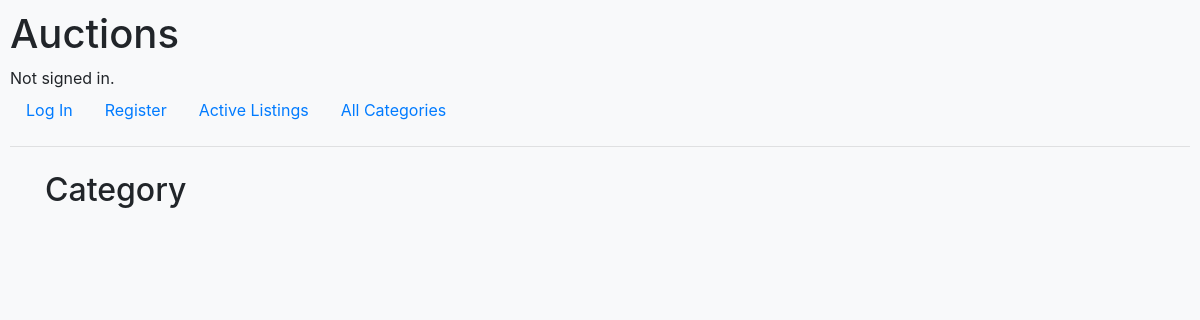
The app's page /category/, older data.
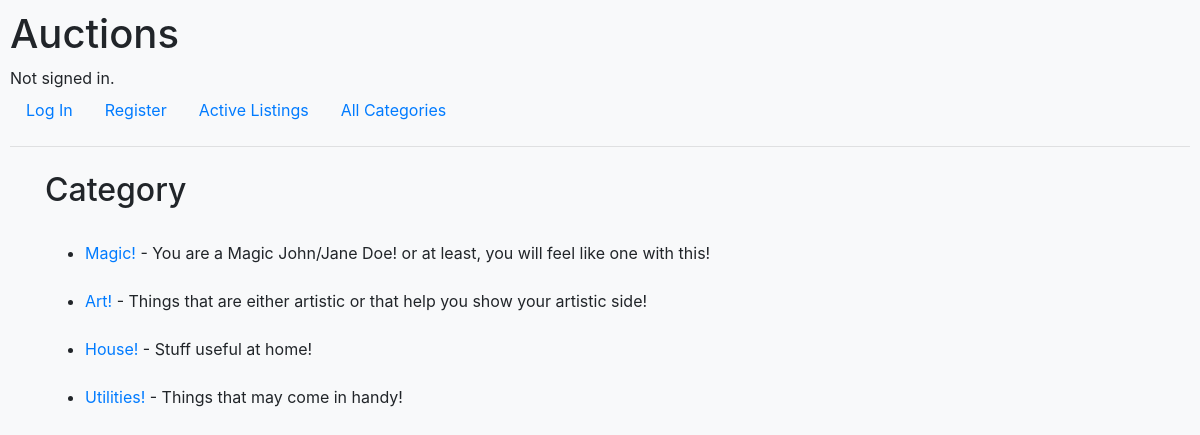
The same page, newer data.
### auctions/models.py (models this page shows, shortened)
class category(models.Model):
    title = models.CharField( max_length=75)
    auction = models.ManyToManyField(listings,related_name="category", blank=True)
    description = models.TextField(null=False, blank=True)

### auctions/views.py (the view)
# urls.py: path("category/", views.categories,name="categories"),
def categories(request):
    listing=category.objects.all()
    return render(request, "auctions/categories.html",{"listings":listing})

### auctions/templates/auctions/categories.html
{% extends "auctions/layout.html" %}
{% block body %}
<section class="py-2 container">
    <h2>Category</h2>
    <ul>
        {% for auction in listings %}
        <br>
        <li><a href= "{{auction.id}}"> {{auction.title}}</a> - {{auction.description}}</li>
            {% endfor%}
    </ul>
</section>
{% endblock %}

### auctions/templates/auctions/layout.html (shortened to what this page needs)
{% load static %}
<!DOCTYPE html>
<html lang="en">
    <head>
        <link rel="stylesheet" href="https://stackpath.bootstrapcdn.com/bootstrap/4.4.1/css/bootstrap.min.css">
        <link href="{% static 'auctions/styles.css' %}" rel="stylesheet">
    </head>
    <body class="bg-light" >
        <div >
        <h1>Auctions</h1>
        <div>
            {% if user.is_authenticated %}
                Signed in as <strong>{{ user.username }}</strong>.
            {% else %}
                Not signed in.
            {% endif %}
        </div>
        <ul class="nav">
            {% if user.is_authenticated %}
                <li class="nav-item">
                    <a class="nav-link" href="{% url 'logout' %}">Log Out</a>
                </li>
                <li class="nav-item">
                    <a class="nav-link" href="{% url 'watchlist' %}">Your Watchlist </a>
                </li>
                <li class="nav-item">
                    <a class="nav-link" href="{% url 'new' %}">Create a new Listing</a>
                </li>
            {% else %}
                <li class="nav-item">
                    <a class="nav-link" href="{% url 'login' %}">Log In</a>
                </li>
                <li class="nav-item">
                    <a class="nav-link" href="{% url 'register' %}">Register</a>
                </li>
            {% endif %}
            <li class="nav-item">
                <a class="nav-link" href="{% url 'index' %}">Active Listings</a>
            </li>
            <li class="nav-item">
                <a class="nav-link" href="{% url 'categories' %}">All Categories</a>
            </li>
        </ul>
    </div>
        <hr>
        {% block body %}
        {% endblock %}
    </body>
</html>

### auctions/static/auctions/styles.css (style rules this page uses)
body { padding: 10px; }

Row changes from the older to the newer data that the page shows:
now on this page (row edited): category: title "Magic!", description "You are a Magic John/Jane Doe! or at least, you will feel like one with this!"
now on this page (row edited): category: title "Art!", description "Things that are either artistic or that help you show your artistic side!"
added category: title "House!", description "Stuff useful at home!"
added category: title "Utilities!", description "Things that may come in handy!"
